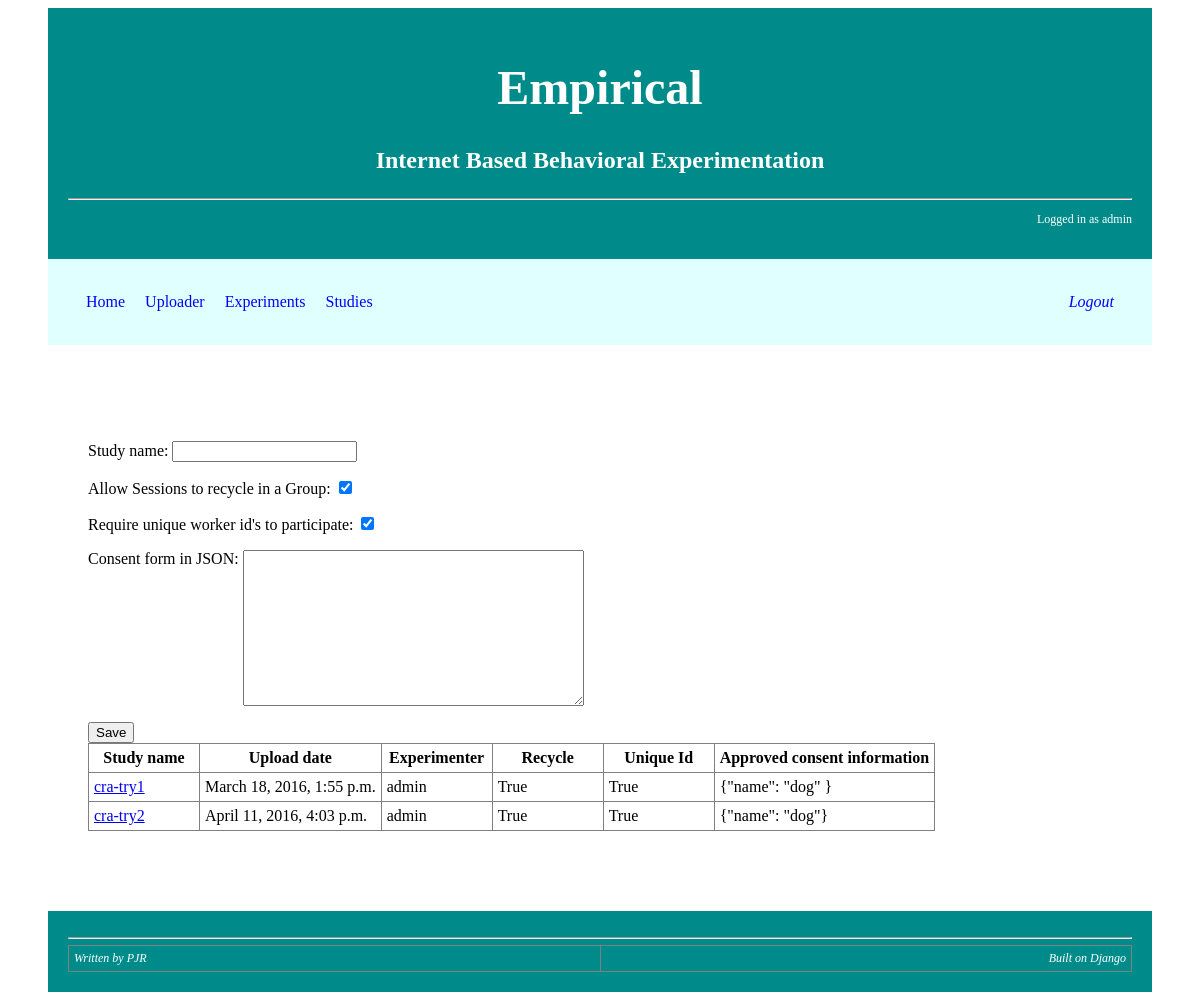
The page /exp/study/ (signed in) on the database its author committed.
### exp/models.py (models this page shows, shortened)
class Study(models.Model):
    user=models.CharField(max_length=100)
    creationDate=models.DateTimeField(auto_now_add=True)
    name=models.CharField(max_length=100)
    consentJSON=models.TextField()
    participants=models.TextField() # this will hold a list of workerIds (e.g., from mTurk) to allow checking for repeat participants
    recycle=models.BooleanField(default=True)
    unique_id=models.BooleanField(default=True)

### exp/views.py (the view)
# urls.py: url(r'^study/(?P<studyNumber>[0-9a-z]+)$', views.studies, name='study_index'),
@login_required
def studies(request, studyNumber=''):
    if request.method=="POST":
        study_form = StudyForm(request.POST)
        if study_form.is_valid():
            s=study_form.save(commit=False)
            s.user=request.user
            try:
                consent=json.loads(s.consentJSON)
                s.save()
            except:
                consent={'Error': 'Unable to parse the JSON consent form, not saved'}
    else:
        consent={}
    s=None
    if studyNumber!='':
        try:
            s=Study.objects.get(pk=int(studyNumber))
        except:
            s=None
    if s!=None:
        form=StudyForm(instance=s)
    else:
        form=StudyForm()
    study_list=Study.objects.all()
    return render(request,'studies.html', {'form': form, 'study_list': study_list, 'consent': consent})

### exp/models.py
class StudyForm(ModelForm):
    class Meta:
        model = Study
        fields = ['name', 'recycle', 'unique_id', 'consentJSON' ]
        labels = {'name': "Study name:",
                  'recycle': "Allow Sessions to recycle in a Group",
                  'unique_id': "Require unique worker id's to participate",
                  'consentJSON':"Consent form in JSON:"}

### exp/templates/studies.html (shortened to what this page needs)
{% extends "base_report.html" %}
{% block content %}
    <form action="#" method="post" enctype="multipart/form-data">
        {% csrf_token %} {{ form.as_p }}
        <input type="submit" value="Save" />
    </form>
    <table>
    <tr><th>Study name</th><th>Upload date</th><th>Experimenter</th><th>Recycle</th><th>Unique Id</th><th>Approved consent information</th></tr>
    {% for s in study_list %}
        <tr><td><a href="{% url 'study_index' s.pk  %}">{{ s.name }}</a></td>
            <td>{{ s.creationDate }}</td>
            <td>{{ s.user }}</td>
            <td>{{ s.recycle }}</td>
            <td>{{ s.unique_id }}</td>
            <td>{{ s.consentJSON }}</td></tr>
    {% endfor %}
    </table>
{% endblock %}

### exp/templates/base_report.html (shortened to what this page needs)
<!DOCTYPE html>
<html lang="en">
<head>
    {% load staticfiles %}
    <link type="text/css" rel="stylesheet" href="{% static 'empirical.css' %}"/>
</head>
<body>
<div id="header">
    {% block header %}
        <h1 align="center"><b>Empirical</b></h1>
        <p align="center"><b>Internet Based Behavioral Experimentation</b></p>
        <hr>
        <div style="font-size:50%">
            <p align="right">Logged in as {{ user }}</p>
        </div>
    {%  endblock %}
</div>
<div id="nav">
    <ul>
    <li><a href="{% url 'home' %}">Home</a></li>
    <li><a href="{% url 'uploader_index' %}">Uploader</a></li>
    <li><a href="{% url 'exp_index' %}">Experiments</a></li>
    <li><a href="{% url 'study_index' %}">Studies</a></li>
    <li style="float:right"><em><a href="{% url 'auth_logout' %}">Logout</a></em><li/>
    </ul>
</div>
<div id="content">
    {%  block content %}
    {%  endblock %}
</div>
<div id="footer">
    {% block footer %}
    <hr>
    <table width="100%">
        <tr>
            <td align="left"><em>Written by PJR</em></td>
            <td align="right"><em>Built on Django</em></td>
        </tr>
    </table>
    {%  endblock %}
</div>
</body>
</html>

### static/empirical.css (style rules this page uses)
#header { background-color: darkblue; color: white; font-size: 150%; padding: 20px; margin: 0px 40px 0px 40px; }
#footer { background-color: darkblue; color: white; padding:20px; margin: 0px 40px; font-size: 75% }
#content { padding: 40px 40px; margin: 40px 40px; font-size: 100%; }
#nav { background-color: lightcyan; padding: 10px; margin: 0px 40px 0px 40px; float: top; }
#nav ul { height: auto; padding: 8px 20px; }
#nav li { display: inline; }
#nav a { text-decoration: none; color: #00F; padding: 8px 8px 8px 8px; }
table { max-width: 100%; table-layout: fixed; word-wrap: break-word; border: 1px solid gray; border-collapse: collapse; }
th, td { padding: 5px; border: 1px solid gray; border-collapse: collapse; min-width: 100px; }
textarea { vertical-align: top; }

### exp/templates/base_report.html (style rules this page uses)
#header { background-color: darkcyan; }
#footer { background-color: darkcyan; }

### rows shown on the page
Study: name "cra-try1", creationDate "March 18, 2016, 1:55 p.m.", user "admin", recycle "True", unique_id "True", consentJSON "{\"name\": \"dog\" }"
Study: name "cra-try2", creationDate "April 11, 2016, 4:03 p.m.", user "admin", recycle "True", unique_id "True", consentJSON "{\"name\": \"dog\"}"

### other values the page prints
{{ user }} "admin"
